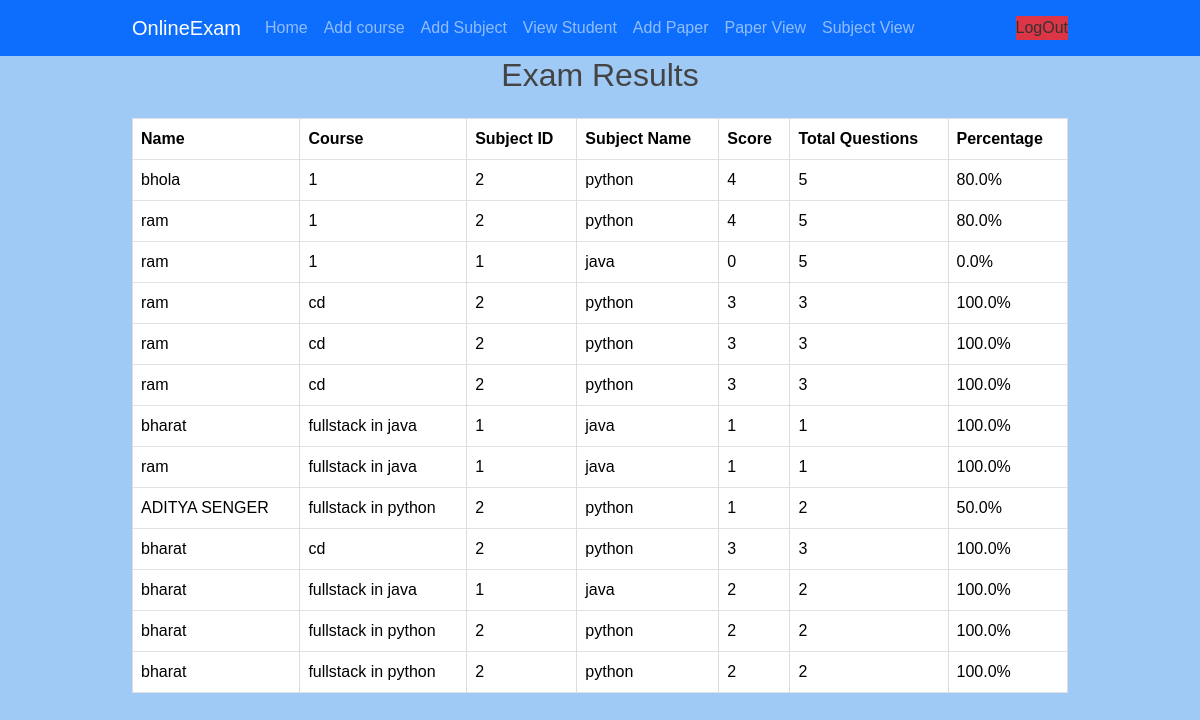
Screenshot of /myapp/viewresult with the database file from the repository.
### myapp/models.py (models this page shows, shortened)
class resultmodel(models.Model):
    student_name=models.CharField(max_length=100)
    course_name=models.CharField(max_length=100)
    subject_id=models.BigIntegerField()
    subject_name=models.CharField(max_length=80)
    score=models.BigIntegerField()
    total_questions=models.BigIntegerField()
    result_percentage=models.FloatField()

### myapp/views.py (the view)
# urls.py: path("viewresult",views.viewresult),
def viewresult(request):
    re=resultmodel.objects.all()
    return render(request,"viewresult.html",{'re':re})

### myapp/templates/viewresult.html (shortened to what this page needs)
<!DOCTYPE html>
<html lang="en">
<head>
    {% load static %}
    <link rel="stylesheet" href="{% static 'bootstrap.css' %}">
    <link rel="stylesheet" href="{% static 'style.css' %}">
</head>
<body>
    <nav class="navbar navbar-expand-lg navbar-dark bg-primary">
        <div class="container">
            <a class="navbar-brand" href="#">OnlineExam</a>
            <div class="collapse navbar-collapse" id="navbarNav">
                <ul class="navbar-nav">
                    <li class="nav-item"><a class="nav-link" href="/myapp/adminportal">Home</a></li>
                    <li class="nav-item"><a class="nav-link" href="/myapp/courses">Add course</a></li>
                    <li class="nav-item"><a class="nav-link" href="/myapp/sub">Add Subject</a></li>
                    <li class="nav-item"><a class="nav-link" href="/myapp/view">View Student</a></li>
                    <li class="nav-item"><a class="nav-link" href="/myapp/addpaper">Add Paper</a></li>
                    <li class="nav-item"><a class="nav-link" href="/myapp/paperview">Paper View</a></li>
                    <li class="nav-item"><a class="nav-link" href="/myapp/subview">Subject View</a></li>
                </ul>
                <a class="nav-link ms-auto bg-danger" href="/myapp/admin">LogOut</a>
            </div>
        </div>
    </nav>
    <div class="container">
        <h2 class="text-center mb-4">Exam Results</h2>
        <table class="table table-bordered">
            <thead>
                <tr>
                    <th>Name</th>
                    <th>Course </th>
                    <th>Subject ID</th>
                    <th>Subject Name</th>
                    <th>Score</th>
                    <th>Total Questions</th>
                    <th>Percentage</th>
                </tr>
            </thead>
            <tbody>
                {% for x in re %}
                <tr>
                    <td>{{ x.student_name }}</td>
                    <td>{{ x.course_name }}</td>
                    <td>{{ x.subject_id }}</td>
                    <td>{{ x.subject_name }}</td>
                    <td>{{ x.score }}</td>
                    <td>{{ x.total_questions }}</td>
                    <td>{{ x.result_percentage }}%</td>
                </tr>
                {% endfor %}
            </tbody>
        </table>
    </div>
</body>
</html>

### myapp/static/style.css (style rules this page uses)
body { font-family: Arial, sans-serif; margin: 0; padding: 0; background: #9fcaf5; color: #333; }
h1, h2, h3 { color: #444; text-align: center; }
table { width: 80%; margin: 20px auto; border-collapse: collapse; }
table th, table td { border: 1px solid #ddd; padding: 10px; text-align: left; }
table th { background-color: #f2f2f2; }
.container { width: 80%; margin: 0 auto; }

### rows the page displays
resultmodel: student_name "bhola", course_name "1", subject_id "2", subject_name "python", score "4", total_questions "5", result_percentage "80.0"
resultmodel: student_name "ram", course_name "1", subject_id "2", subject_name "python", score "4", total_questions "5", result_percentage "80.0"
resultmodel: student_name "ram", course_name "1", subject_id "1", subject_name "java", score "0", total_questions "5", result_percentage "0.0"
resultmodel: student_name "ram", course_name "cd", subject_id "2", subject_name "python", score "3", total_questions "3", result_percentage "100.0"
resultmodel: student_name "ram", course_name "cd", subject_id "2", subject_name "python", score "3", total_questions "3", result_percentage "100.0"
resultmodel: student_name "ram", course_name "cd", subject_id "2", subject_name "python", score "3", total_questions "3", result_percentage "100.0"
resultmodel: student_name "bharat", course_name "fullstack in java", subject_id "1", subject_name "java", score "1", total_questions "1", result_percentage "100.0"
resultmodel: student_name "ram", course_name "fullstack in java", subject_id "1", subject_name "java", score "1", total_questions "1", result_percentage "100.0"
resultmodel: student_name "ADITYA SENGER", course_name "fullstack in python", subject_id "2", subject_name "python", score "1", total_questions "2", result_percentage "50.0"
resultmodel: student_name "bharat", course_name "cd", subject_id "2", subject_name "python", score "3", total_questions "3", result_percentage "100.0"
resultmodel: student_name "bharat", course_name "fullstack in java", subject_id "1", subject_name "java", score "2", total_questions "2", result_percentage "100.0"
resultmodel: student_name "bharat", course_name "fullstack in python", subject_id "2", subject_name "python", score "2", total_questions "2", result_percentage "100.0"
resultmodel: student_name "bharat", course_name "fullstack in python", subject_id "2", subject_name "python", score "2", total_questions "2", result_percentage "100.0"
